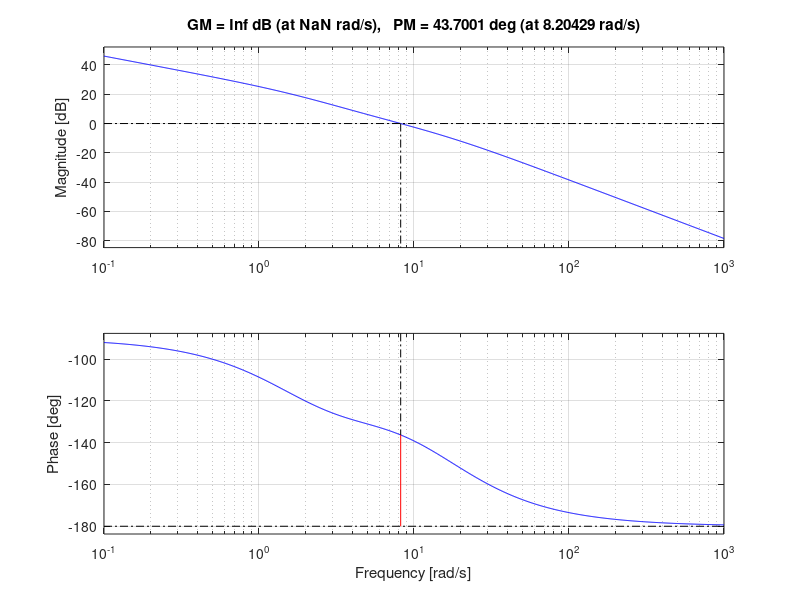

Write the MATLAB code that produced this figure. (Note: this script raises an error after producing the figure.)
%% MATLAB Example 10.2

num = [40];
den = [1, 2, 0];
G = tf(num, den);

margin(G);

requiredAdditionalPhaseMargin = 30;
alpha = (1+sin(deg2rad(requiredAdditionalPhaseMargin))) / (1 - sin(deg2rad(requiredAdditionalPhaseMargin)));
desiredMagnitude = -10*log10(alpha);

[mag,phase,wout] = bode(G);
disp(sprintf('Searching for wm in range %f to %f', wout(1), wout(end)));
for i = 1:numel(mag)
    if 20*log10(mag(i)) < desiredMagnitude
        wm = wout(i);
        thisMag = 20*log10(mag(i));
        thisI = i;
        break;
    end 
end

disp(sprintf('Found closest wm: %f. Magnitude: %f dB', wm, thisMag));
disp('***************************************');

wmin = wout(thisI - 1);
wmax = wout(thisI);
wList = wmin:0.0001:wmax;
disp(sprintf('Searching for wm in smaller range %f to %f', wmin, wmax));

[mag,phase,wout] = bode(G, wList);
for i = 1:numel(mag)
    if 20*log10(mag(i)) < desiredMagnitude
        wm = wout(i);
        thisMag = 20*log10(mag(i));
        thisI = i;
        break;
    end 
end

disp(sprintf('Found closest wm: %f. Magnitude: %f dB', wm, thisMag));
z = wm / sqrt(alpha);
p = alpha*z;

Gc = tf([1/z, 1], [1/p, 1]);  %% NOTE DO NOT ADD 1/alpha factor. Just assume that is added. Keep is as (s/z+1)/(s/p+1)
L = Gc*G;

margin(L);

sys = feedback(L, [1]);

% Display performance values
stepInfo = stepinfo(sys);
[y,t]=step(sys);
Ess = abs(1-y(end));
disp(sprintf('T_s: %f. PO: %f. Ess: %f', stepInfo.SettlingTime, stepInfo.Overshoot, Ess));

%step(sys);